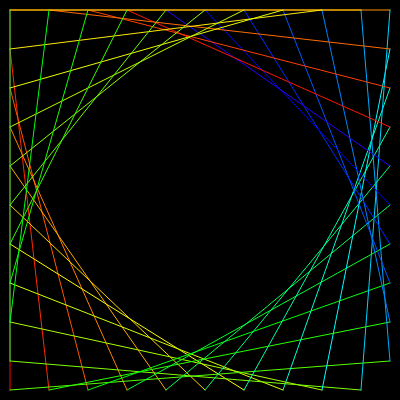
Frame 1 (no input)
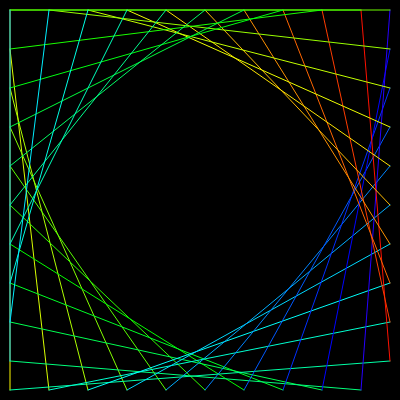
Frame 60 (no input)
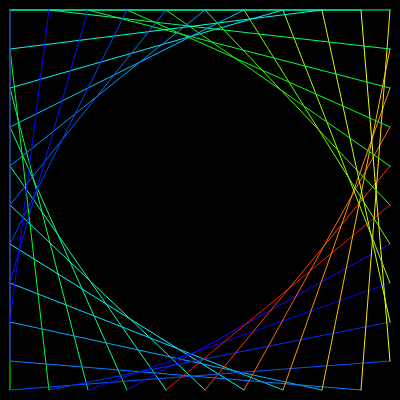
Frame 120 (the mouse pressed at the canvas centre since frame 60)

The p5.js sketch that drew these frames (run headless with seeded random() and noise() and a simulated clock; from frame 60 on, the mouse is pressed at the canvas centre):

// p5.js sketch
// ── sketch.js
var left = [], right = [], up = [], down = [];
var points;
var columns = 10;
var xoff = 0; yoff = 1000;
var hue = 0;
var hueOff = 0;

function setup() {
	createCanvas(400, 400);
	for (var i = 0; i < columns; i++) {
		left[i] = {x: 10, y: (height-10)/columns*i+10};
		right[i] = {x: width - 10, y: (height-10)/columns*i+10};
		up[i] = {x: (width-10)/columns*i+10, y: 10};
		down[i] = {x: (width-10)/columns*i+10, y: height - 10};
	}
	up.reverse();
	right.reverse();
	
	points = [left, right, up, down];
	colorMode(HSB);
	hueOff = 0;
}

function draw() {
	background(0);
	hue = 0;
	strokeWeight(1);

	connectSides(left, down);
	connectSides(right, down);
	connectSides(up, right);
	connectSides(up, left);	
	hueOff++;
	
	// wiggle([down, up, left, right]);
}

function connectSides(sideA, sideB) {
	for (var i = 0; i < sideA.length; i++) {
		if (sideB[i]) {
			var x1 = sideA[i].x; 
			if (sideA[i].xoff) x += sideA[i].xoff;
			var y1 = sideA[i].y;
			if (sideA[i].yoff) y += sideA[i].yoff;
			var x2 = sideB[i].x; 
			if (sideB[i].xoff) x += sideB[i].xoff;
			var y2 = sideB[i].y;
			if (sideB[i].yoff) y += sideB[i].yoff;
			stroke((hue+hueOff)%255, 255, 255);			
			line(x1, y1, x2, y2);
			// if (random() < 0.1) console.log(hue+hueOff, hue+hueOff%255);
			hue+=10;
		}
	}
}

function wiggle(sides) {
	for (var i = 0; i < sides.length; i++) {
		for (var j = 0; j < sides[i].length; j++) {
			sides[i][j].xoff = Math.sin(xoff) * 2;
			sides[i][j].yoff = Math.cos(xoff) * 2;
			xoff += 0.002;
		}
		xoff += 0.001;	
	}
	// xoff = random(-1, 1);
}
